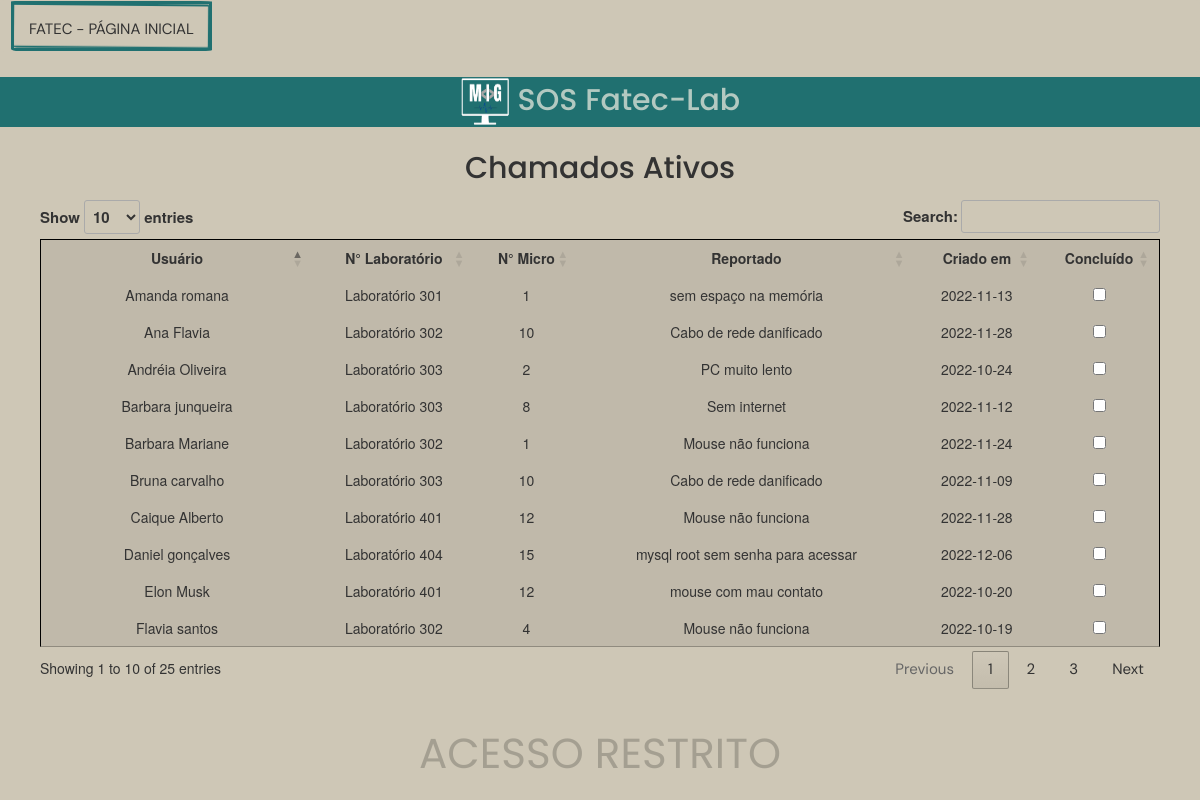
Page /all/ on the committed database.
### tables this page shows
CREATE TABLE alunos(
    aluno_id INTEGER PRIMARY KEY,
    nome text,
    email text,
    chamado_id INTEGER,
    FOREIGN KEY (chamado_id) REFERENCES chamados(chamado_id)

  );

CREATE TABLE chamados(
  chamado_id INTEGER PRIMARY KEY AUTOINCREMENT,
  micro INTEGER NOT NULL,
  laboratorio TEXT NOT NULL,
  problema TEXT NOT NULL,
  done BOOL,
  created_at DATE
);

### app.py (the view)
@app.route('/all/',methods=['GET','POST'])
def all():
  cur,conn = openDB()
  cur.execute("SELECT chamado_id,nome,laboratorio,micro,problema,created_at,done FROM 'alunos' join chamados using (chamado_id);")
  lab = cur.fetchall()
  if request.method == 'POST':
    status = request.form['lab_done']
    cur.execute('''UPDATE chamados SET done = True where chamado_id=(?);''',(status,))
    conn.commit()
    return redirect(url_for('all'))
  conn.close()
  return render_template('all.html',chamado=lab)

### app.py (called while the page is built)
def openDB():
  connection = sqlite3.connect('database.db')
  cur = connection.cursor()
  return cur,connection

### templates/all.html (shortened to what this page needs)
{% extends "style.html" %} {% block head %} {{ super() }}
<link
  rel="stylesheet"
  href="//cdn.datatables.net/1.13.1/css/jquery.dataTables.min.css"
/>
<div id="tabela">
  <div>
    <form  method="post" style="background-color: transparent;">
      <h1 style="text-align: center; margin-bottom: 15px">Chamados Ativos</h1>
      <table id="tabelas">
      <thead>
        <tr>
          <th>Usuário</th>
          <th>N° Laboratório</th>
          <th>N° Micro</th>
          <th>Reportado</th>
          <th>Criado em</th>
          <th>Concluído</th>
        </tr>
      </thead>
      <tbody>
      {% for i in range(0, (chamado|length) ,1) %}
      <tr>
        <td>{{ chamado[i][1]}}</td>
        <td>{{ chamado[i][2]}}</td>
        <td>{{ chamado[i][3]}}</td>
        <td>{{ chamado[i][4]}}</td>
        <td>{{chamado[i][5]}}</td>
        {% if (chamado[i][6] == 1) %}
        <td data-order="1">
          <input
            type="checkbox"
            value="{{chamado[i][0]}}"
            name="lab_done"
            checked
            disabled
          />
        </td>
        {% else %}
        <td data-order="0">
          <input
            type="checkbox"
            value="{{chamado[i][0]}}"
            id="lab_done"
            onchange="status()"
            name="lab_done"
            onclick="return confirm('Tem certeza que deseja marcar esse chamado como concluído?')"
          />
        </td>
        {% endif %}
      </tr>
      {%endfor%}
    </tbody>
    </table>
  </div>
</div>
<div id="restricao">
  <p>ACESSO RESTRITO</p>
  {% endblock %}

### static/style.css (style rules this page uses)
* { box-sizing: border-box; margin: 0; padding: 0; max-width: 100vw; max-height: 100vh; background-color: #cec7b6; }
:root { --base-color-gray:(#cec7b6); --base-color-text:(#190a12); --brown-color:(#5a5239); --base-color-hover:(#b3c9c1); --base-color-gray-alt:(#eee9c7); --title-font-size:3rem; --subtitle-font-size: 1.5rem; --title-font: 'Poppins', sans-serif; --body-font: 'DM Sans', sans-serif; }
h1,h2,h3 { color: var(--base-color-text); font-family: var(--title-font); }
h1,h2 { font-size: var(--title-font-size); }
p,a { font-size: var(--subtitle-font-size); font-family: var(--title-font); color: var(--base-color-text); }
h1 { margin: 25px auto; text-align: center; }
table, th, td { border: 1px solid black; }
form { background-color:rgb(32, 112, 112); }
div#tabela { margin-bottom: 15px; padding: 0 40px; }
div#tabela td { text-align: center; }
#tabelas td { border:none; padding: 8px; background-color: #34343618; }
#tabelas th { border:none; text-align: center; padding: 8px; background-color: #34343618; }
#restricao { background: transparent; bottom: 0; width: 100%; height: 100px; text-align: center; line-height: 100px }
#restricao p { background-color: transparent; z-index:9999; text-align: center; color: #00000033; font-size: 300%; font-family: var(--title-font) }

### rows in the picture
alunos: nome "Barbara junqueira"
chamados: laboratorio "Laboratório 303", micro "8", problema "Sem internet", created_at "2022-11-12"
alunos: nome "Andréia Oliveira"
chamados: laboratorio "Laboratório 303", micro "2", problema "PC muito lento", created_at "2022-10-24"
alunos: nome "Caique Alberto"
chamados: laboratorio "Laboratório 401", micro "12", problema "Mouse não funciona", created_at "2022-11-28"
alunos: nome "Ana Flavia"
chamados: laboratorio "Laboratório 302", micro "10", problema "Cabo de rede danificado", created_at "2022-11-28"
alunos: nome "Barbara Mariane"
chamados: laboratorio "Laboratório 302", micro "1", problema "Mouse não funciona", created_at "2022-11-24"
alunos: nome "Elon Musk"
chamados: laboratorio "Laboratório 401", micro "12", problema "mouse com mau contato", created_at "2022-10-20"
alunos: nome "Amanda romana"
chamados: laboratorio "Laboratório 301", micro "1", problema "sem espaço na memória", created_at "2022-11-13"
alunos: nome "Flavia santos"
chamados: laboratorio "Laboratório 302", micro "4", problema "Mouse não funciona", created_at "2022-10-19"
alunos: nome "Bruna carvalho"
chamados: laboratorio "Laboratório 303", micro "10", problema "Cabo de rede danificado", created_at "2022-11-09"
alunos: nome "Daniel gonçalves"
chamados: laboratorio "Laboratório 404", micro "15", problema "mysql root sem senha para acessar", created_at "2022-12-06"
